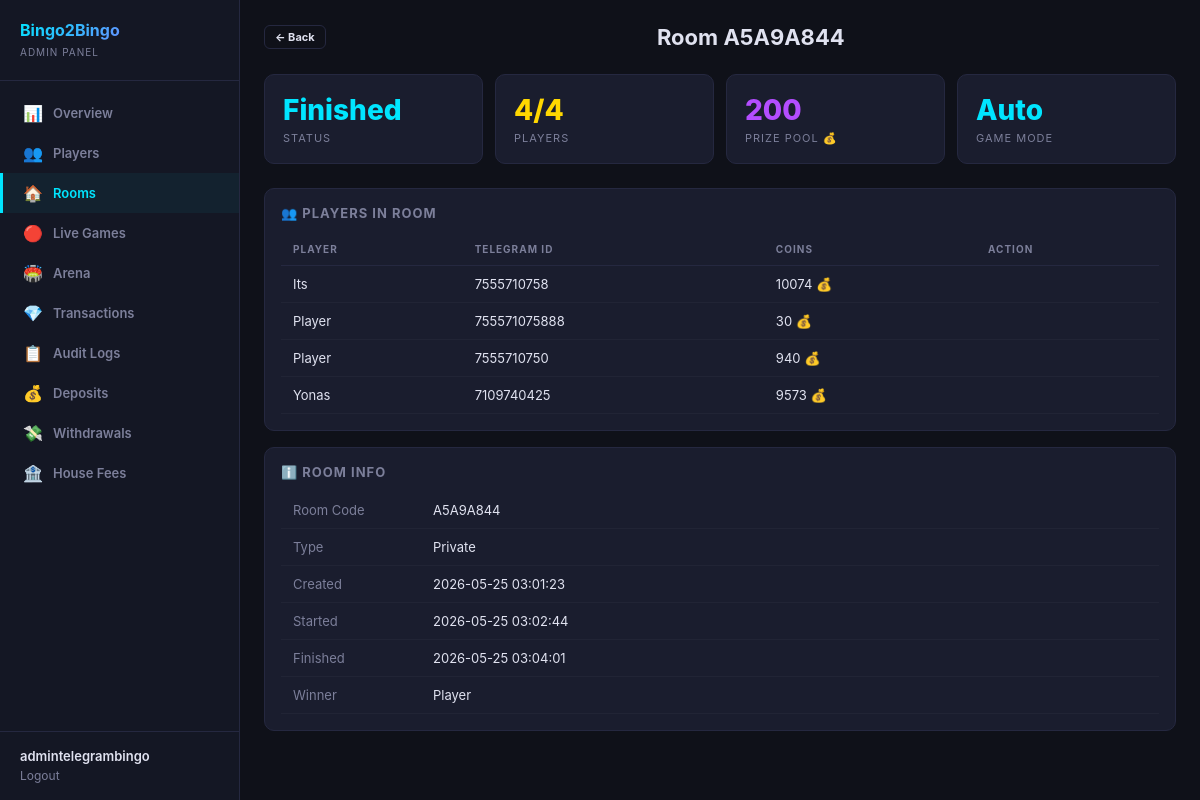
The page /dashboard/rooms/A5A9A844/ (signed in) on the database as committed earlier.
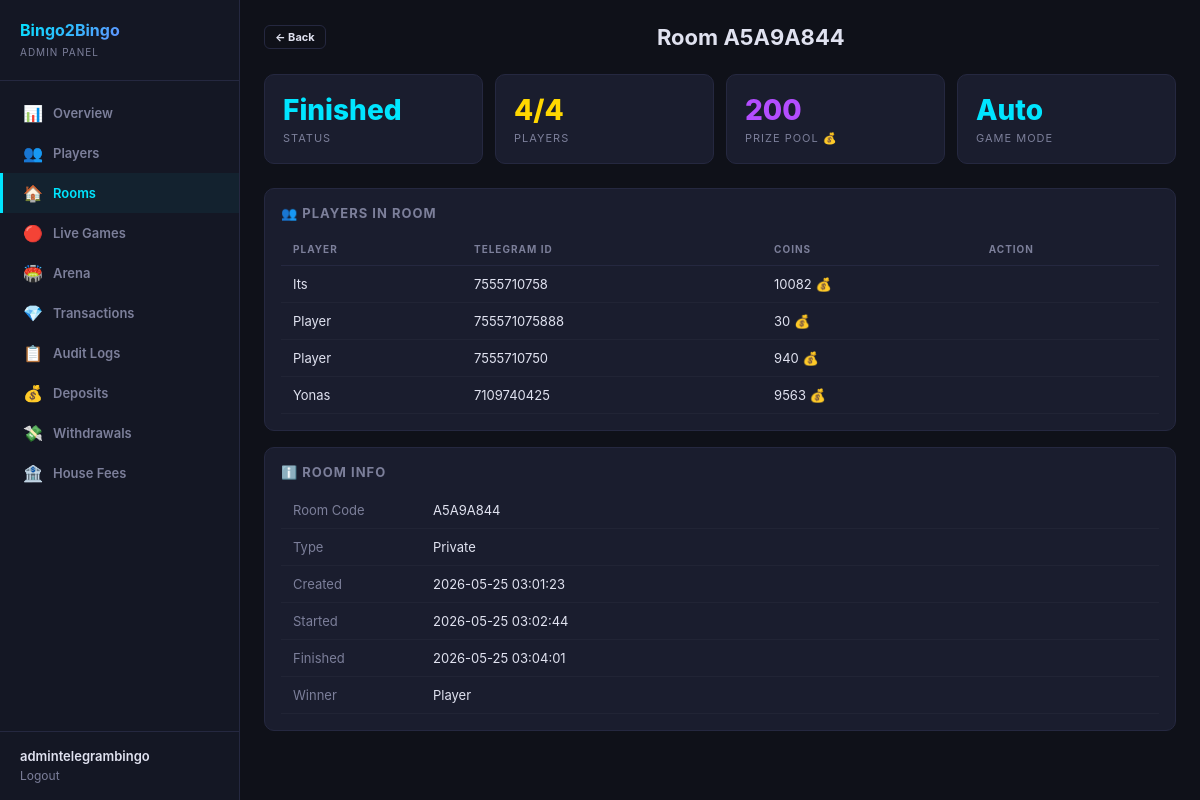
The same page on the database as committed later.
### games/models.py (models this page shows, shortened)
class BingoCard(models.Model):
    player = models.ForeignKey(Player, on_delete=models.CASCADE, related_name='bingo_cards')
    game_room = models.ForeignKey(GameRoom, on_delete=models.CASCADE, related_name='bingo_cards')
    numbers = models.JSONField(default=list)
    marked = models.JSONField(default=list)
    is_winner = models.BooleanField(default=False)
    created_at = models.DateTimeField(default=timezone.now)
    class Meta:
        verbose_name = 'Bingo Card'
        verbose_name_plural = 'Bingo Cards'
        unique_together = ('player', 'game_room')

### users/models.py (models this page shows, shortened)
class Player(models.Model):
    telegram_id = models.BigIntegerField(unique=True, db_index=True)
    username = models.CharField(max_length=255, blank=True, default='')
    first_name = models.CharField(max_length=255, blank=True, default='')
    phone_number = models.CharField(max_length=20, blank=True, default='')
    coins = models.BigIntegerField(default=10)
    wins = models.IntegerField(default=0)
    losses = models.IntegerField(default=0)
    games_played = models.IntegerField(default=0)
    xp = models.BigIntegerField(default=0)
    level = models.IntegerField(default=1)
    referral_code = models.CharField(max_length=32, unique=True, blank=True)
    invited_by = models.ForeignKey(
        'self', null=True, blank=True,
        on_delete=models.SET_NULL,
        related_name='invitees'
    )
    is_banned = models.BooleanField(default=False)
    last_daily_bonus = models.DateTimeField(null=True, blank=True)
    created_at = models.DateTimeField(default=timezone.now)
    class Meta:
        verbose_name = 'Player'
        verbose_name_plural = 'Players'
        ordering = ['-coins']

### dashboard/views.py (the view)
# urls.py: path('rooms/<str:room_code>/', views.room_detail, name='room_detail'),
@admin_required
def room_detail(request, room_code):
    room = get_object_or_404(
        GameRoom.objects.annotate(pc=Count('bingo_cards')).select_related('winner'),
        room_code=room_code
    )
    cards = list(BingoCard.objects.filter(game_room=room).select_related('player'))
    history = GameHistory.objects.filter(game_room=room).first()
    return render(request, 'dashboard/room_detail.html', {
        'room': room,
        'cards': cards,
        'history': history,
    })

### dashboard/auth.py (called while the page is built)
def admin_required(view_func):
    @wraps(view_func)
    def wrapper(request, *args, **kwargs):
        if not request.user.is_authenticated:
            return redirect('dashboard:login')
        if not request.user.is_staff and not request.user.is_superuser:
            messages.error(request, 'Access denied. Staff only.')
            return redirect('dashboard:login')
        return view_func(request, *args, **kwargs)
    return wrapper

### dashboard/templates/dashboard/room_detail.html (shortened to what this page needs)
{% extends 'dashboard/base.html' %}
{% block content %}
<div class="header">
  <a href="{% url 'dashboard:rooms' %}" class="btn btn-outline btn-sm">← Back</a>
  <h1>Room {{ room.room_code }}</h1>
</div>
<div class="stats-grid">
  <div class="stat-card {% if room.status == 'waiting' %}orange{% elif room.status == 'active' %}green{% else %}cyan{% endif %}">
    <div class="stat-value" id="room-status">{{ room.get_status_display }}</div>
    <div class="stat-label">Status</div>
  </div>
  <div class="stat-card gold">
    <div class="stat-value" id="player-count">{{ room.pc }}/{{ room.max_players }}</div>
    <div class="stat-label">Players</div>
  </div>
  <div class="stat-card purple">
    <div class="stat-value" id="prize-pool">{{ room.prize_pool }}</div>
    <div class="stat-label">Prize Pool 💰</div>
  </div>
  <div class="stat-card cyan">
    <div class="stat-value" id="game-mode-badge">{{ room.game_mode|default:'auto'|title }}</div>
    <div class="stat-label">Game Mode</div>
  </div>
</div>
<div class="card">
  <div class="card-header">👥 Players in Room</div>
  <table>
    <thead><tr><th>Player</th><th>Telegram ID</th><th>Coins</th><th>Action</th></tr></thead>
    <tbody>
    {% for card in cards %}
    <tr>
      <td>{{ card.player.first_name }}</td>
      <td>{{ card.player.telegram_id }}</td>
      <td>{{ card.player.coins }} 💰</td>
      <td>
      </td>
    </tr>
    {% empty %}
    <tr><td colspan="4" style="text-align:center;color:var(--muted);padding:16px;">No players</td></tr>
    {% endfor %}
    </tbody>
  </table>
</div>
<div class="card">
  <div class="card-header">ℹ️ Room Info</div>
  <table>
    <tr><td style="color:var(--muted);width:140px;">Room Code</td><td>{{ room.room_code }}</td></tr>
    <tr><td style="color:var(--muted);">Type</td><td>{{ room.get_room_type_display }}</td></tr>
    <tr><td style="color:var(--muted);">Created</td><td>{{ room.created_at|date:"Y-m-d H:i:s" }}</td></tr>
    <tr><td style="color:var(--muted);">Started</td><td>{{ room.started_at|date:"Y-m-d H:i:s"|default:"—" }}</td></tr>
    <tr><td style="color:var(--muted);">Finished</td><td>{{ room.finished_at|date:"Y-m-d H:i:s"|default:"—" }}</td></tr>
    <tr><td style="color:var(--muted);">Winner</td><td>{{ room.winner.first_name|default:"—" }}</td></tr>
  </table>
</div>
{% endblock %}

Rows that differ between the two databases and show on the page:
changed through a linked row, BingoCard "Its": player.coins "10074" → "10082"
changed through a linked row, BingoCard "Yonas": player.coins "9573" → "9563"
